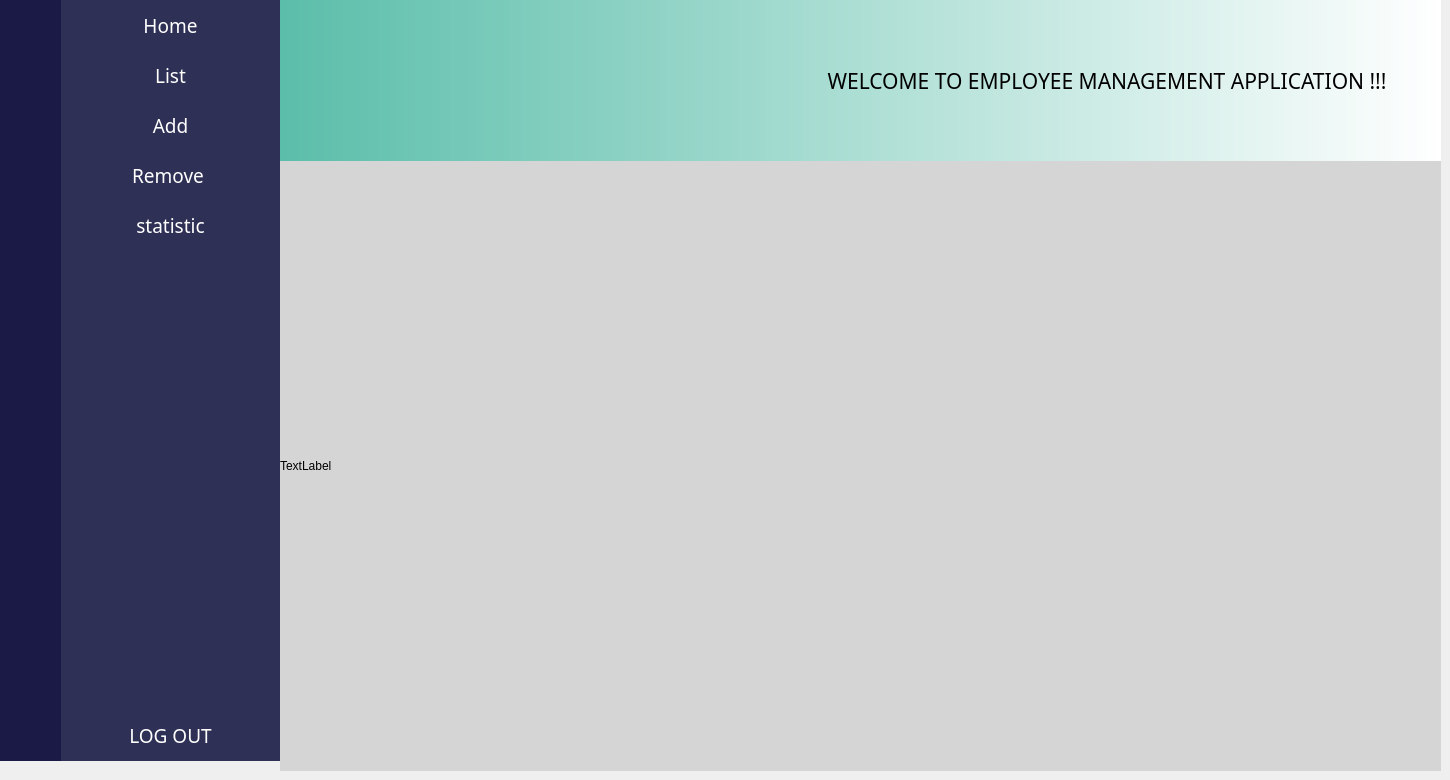
    <widget class="QWidget" name="home">
     <widget class="QWidget" name="widget_2" native="true">
      <property name="geometry">
       <rect>
        <x>60</x>
        <y>0</y>
        <width>221</width>
        <height>761</height>
       </rect>
      </property>
      <property name="cursor">
       <cursorShape>ArrowCursor</cursorShape>
      </property>
      <property name="styleSheet">
       <string notr="true">background-color: rgb(47, 48, 85);</string>
      </property>
      <widget class="QPushButton" name="pushButton_h_1">
       <property name="geometry">
        <rect>
         <x>0</x>
         <y>0</y>
         <width>221</width>
         <height>51</height>
        </rect>
       </property>
       <property name="font">
        <font>
         <family>Algerian</family>
         <pointsize>14</pointsize>
        </font>
       </property>
       <property name="cursor">
        <cursorShape>PointingHandCursor</cursorShape>
       </property>
       <property name="styleSheet">
        <string notr="true">QPushButton {
background-color: rgba(0,0,0,0);
background-image: url();
border: none;
color: white;
}
QPushButton:hover{
background-color: #1a1946;
}
</string>
       </property>
       <property name="text">
        <string>Home</string>
       </property>
      </widget>
      <widget class="QPushButton" name="pushButton_h_2">
       <property name="geometry">
        <rect>
         <x>0</x>
         <y>50</y>
         <width>221</width>
         <height>51</height>
        </rect>
       </property>
       <property name="font">
        <font>
         <family>Algerian</family>
         <pointsize>14</pointsize>
        </font>
       </property>
       <property name="cursor">
        <cursorShape>PointingHandCursor</cursorShape>
       </property>
       <property name="styleSheet">
        <string notr="true">QPushButton {
background-color: rgba(0,0,0,0);
background-image: url();
border: none;
color: white;
}
QPushButton:hover{
background-color: #1a1946;
}
</string>
       </property>
       <property name="text">
        <string>List</string>
       </property>
      </widget>
      <widget class="QPushButton" name="pushButton_h_3">
       <property name="geometry">
        <rect>
         <x>0</x>
         <y>100</y>
         <width>221</width>
         <height>51</height>
        </rect>
       </property>
       <property name="font">
        <font>
         <family>Algerian</family>
         <pointsize>14</pointsize>
        </font>
       </property>
       <property name="cursor">
        <cursorShape>PointingHandCursor</cursorShape>
       </property>
       <property name="styleSheet">
        <string notr="true">QPushButton {
background-color: rgba(0,0,0,0);
background-image: url();
border: none;
color: white;
}
QPushButton:hover{
background-color: #1a1946;
}
</string>
       </property>
       <property name="text">
        <string>Add</string>
       </property>
      </widget>
      <widget class="QPushButton" name="pushButton_h_4">
       <property name="geometry">
        <rect>
         <x>0</x>
         <y>150</y>
         <width>221</width>
         <height>51</height>
        </rect>
       </property>
       <property name="font">
        <font>
         <family>Algerian</family>
         <pointsize>14</pointsize>
        </font>
       </property>
       <property name="cursor">
        <cursorShape>PointingHandCursor</cursorShape>
       </property>
       <property name="styleSheet">
        <string notr="true">QPushButton {
background-color: rgba(0,0,0,0);
background-image: url();
border: none;
color: white;
}
QPushButton:hover{
background-color: #1a1946;
}
</string>
       </property>
       <property name="text">
        <string>Remove </string>
       </property>
      </widget>
      <widget class="QPushButton" name="pushButton_h_5">
       <property name="geometry">
        <rect>
         <x>0</x>
         <y>200</y>
         <width>221</width>
         <height>51</height>
        </rect>
       </property>
       <property name="font">
        <font>
         <family>Algerian</family>
         <pointsize>14</pointsize>
        </font>
       </property>
       <property name="cursor">
        <cursorShape>PointingHandCursor</cursorShape>
       </property>
       <property name="styleSheet">
        <string notr="true">QPushButton {
background-color: rgba(0,0,0,0);
background-image: url();
border: none;
color: white;
}
QPushButton:hover{
background-color: #1a1946;
}
</string>
       </property>
       <property name="text">
        <string>statistic</string>
       </property>
      </widget>
      <widget class="QPushButton" name="pushButton_h_6">
       <property name="geometry">
        <rect>
         <x>0</x>
         <y>710</y>
         <width>221</width>
         <height>51</height>
        </rect>
       </property>
       <property name="font">
        <font>
         <family>Algerian</family>
         <pointsize>14</pointsize>
        </font>
       </property>
       <property name="cursor">
        <cursorShape>PointingHandCursor</cursorShape>
       </property>
       <property name="styleSheet">
        <string notr="true">QPushButton {
background-color: rgba(0,0,0,0);
background-image: url();
border: none;
color: white;
}
QPushButton:hover{
background-color: #1a1946;
}
</string>
       </property>
       <property name="text">
        <string>LOG OUT</string>
       </property>
      </widget>
     </widget>
     <widget class="QWidget" name="widget" native="true">
      <property name="geometry">
       <rect>
        <x>0</x>
        <y>0</y>
        <width>61</width>
        <height>761</height>
       </rect>
      </property>
      <property name="styleSheet">
       <string notr="true">background-color: rgb(27, 26, 71);</string>
      </property>
     </widget>
     <widget class="QLabel" name="homepage">
      <property name="geometry">
       <rect>
        <x>280</x>
        <y>160</y>
        <width>1161</width>
        <height>611</height>
       </rect>
      </property>
      <property name="styleSheet">
       <string notr="true">background-color: rgb(213, 213, 213);</string>
      </property>
      <property name="text">
       <string>TextLabel</string>
      </property>
     </widget>
     <widget class="QLabel" name="headhomepage">
      <property name="geometry">
       <rect>
        <x>280</x>
        <y>0</y>
        <width>1161</width>
        <height>161</height>
       </rect>
      </property>
      <property name="font">
       <font>
        <family>Algerian</family>
        <pointsize>16</pointsize>
        <weight>50</weight>
        <bold>false</bold>
       </font>
      </property>
      <property name="layoutDirection">
       <enum>Qt::LeftToRight</enum>
      </property>
      <property name="styleSheet">
       <string notr="true">background-color: qlineargradient(spread:repeat, x1:0, y1:0, x2:1, y2:0, stop:0 rgba(91, 190, 170, 255), stop:1 rgba(255, 255, 255, 255));
text-align: </string>
      </property>
      <property name="text">
       <string>WELCOME TO EMPLOYEE MANAGEMENT APPLICATION !!!          </string>
      </property>
      <property name="alignment">
       <set>Qt::AlignRight|Qt::AlignTrailing|Qt::AlignVCenter</set>
      </property>
     </widget>
    </widget>
